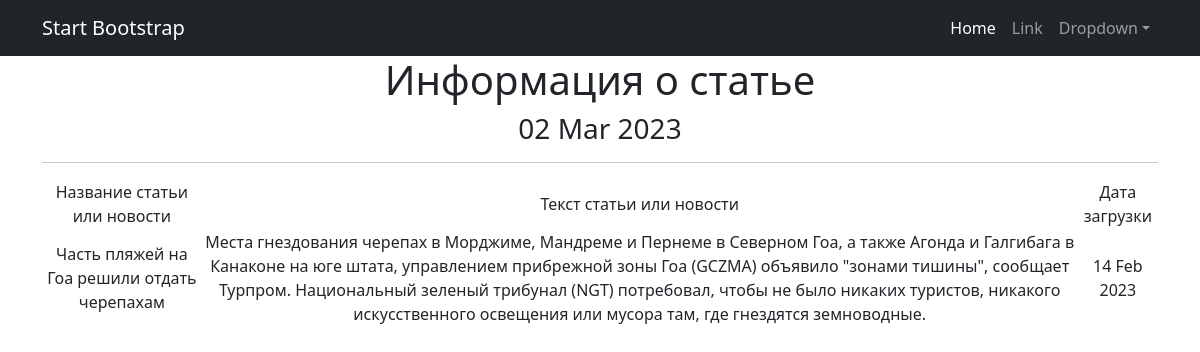
Page /news/20 on the committed database.
### news/models.py (models this page shows, shortened)
class Post(models.Model):
    author = models.ForeignKey(Author, on_delete=models.CASCADE)
    NEWS = 'NW'
    ARTICLE = 'AR'
    CATEGORY_CHOICES = (
        (NEWS, 'Новость'),
        (ARTICLE, 'Статья'),
    )
    categoryType = models.CharField(max_length=2, choices=CATEGORY_CHOICES, default=ARTICLE)
    dateCreation = models.DateTimeField(auto_now_add=True)
    postCategory = models.ManyToManyField(Category, through='PostCategory')
    title = models.CharField(max_length=128)
    text = models.TextField()
    rating = models.SmallIntegerField(default=0)

### news/views.py (the view)
# urls.py: path('<int:pk>', PostDetail.as_view(), name='post_detail'),
class PostDetail(DetailView):
    model = Post
    template_name = 'post_1.html'
    context_object_name = 'post'
    def get_context_data(self, **kwargs):
        context = super().get_context_data(**kwargs)
        context['time_now'] = datetime.utcnow()
        return context

### news/templatetags/custom_filters.py (called while the page is built)
@register.filter()
def censor(value):
    bad_words = ['интересно', 'здорово', 'отлично']
    if not isinstance(value, str):
        raise TypeError(f"unresolved type '{type(value)}' expected  type 'str'")
    for word in value.split():
        if word.lower() in bad_words:
            value = value.replace(word, f"{word[0]}{'*' * (len(word) - 1)}")
    return value

### templates/post_1.html (shortened to what this page needs)
{% extends 'flatpages/default.html' %}
{% load custom_filters %}
{% load custom_tags %}
{% block content %}
  <h1>Информация о статье</h1>
   <h3>{{ time_now|date:'d M Y' }}</h3>
<hr>
       <table>
           <tr>
               <td>Название статьи или новости</td>
               <td>Текст статьи или новости</td>
               <td>Дата загрузки</td>
           <tr>
               <td>{{ post.title|censor }}</td>
               <td>{{ post.text |censor }}</td>
               <td>{{ post.dateCreation|date:'d M Y ' }}</td>
       </table>
{% endblock content %}

### rows in the picture
Post: title|censor "Часть пляжей на Гоа решили отдать черепахам", text|censor "Места гнездования черепах в Морджиме, Мандреме и Пернеме в Северном Гоа, а также Агонда и Галгибага в Канаконе на юге штата, управлением прибрежной зоны Гоа (GCZMA) объявило \"зонами тишины\", сообщает Турпром. Национальный зеленый трибунал (NGT) потребовал, чтобы не было никаких туристов, никакого искусственного освещения или мусора там, где гнездятся земноводные.", dateCreation "14 Feb 2023"

### other values in the picture
{{ time_now|date:'d M Y' }} "02 Mar 2023"
